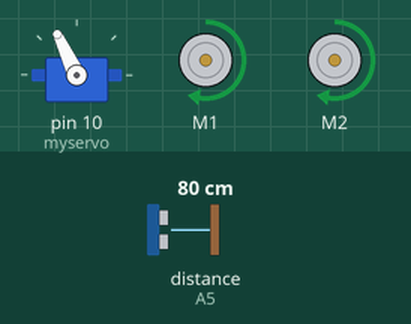
Simulated run of this sketch. Board: Arduino Uno, built with avr-gcc and run on an emulated ATmega328P. Shown: servo, 2 × DC motor (green arrow = forward, orange = backward, longer = faster). The inputs (shaded band) are chosen by the test bench; at power-on: distance to the obstacle (sensor on A5) 80 cm. The echo pulse lasts 58.3 µs per cm.

Above: at 3.9 s.
4.0 s: distance to the obstacle (sensor on A5) set to 18 cm
5.5 s: distance to the obstacle (sensor on A5) set to 14 cm
At 7.1 s:
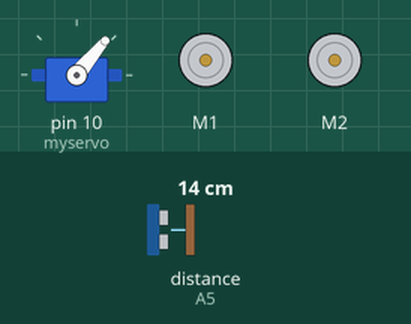
8.5 s: distance to the obstacle (sensor on A5) set to 35 cm
At 8.54 s:
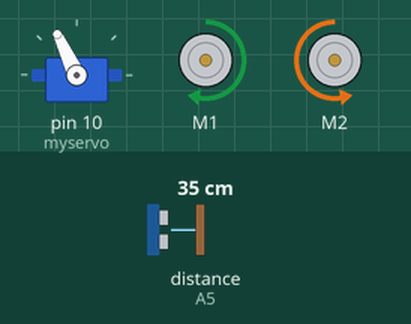
10.7 s: distance to the obstacle (sensor on A5) set to 2 cm
At 13.2 s:
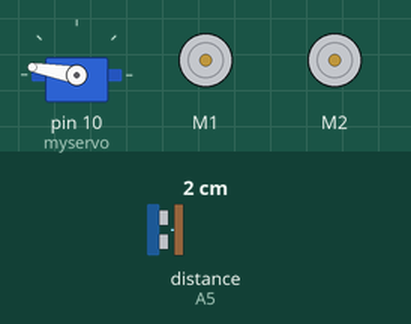
13.7 s: distance to the obstacle (sensor on A5) set to 60 cm
At 14.16 s:
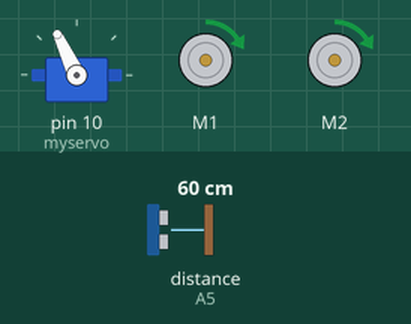
Timing chart, 0 to 16.7 s (numbered marks = the images above; inputs shaded):
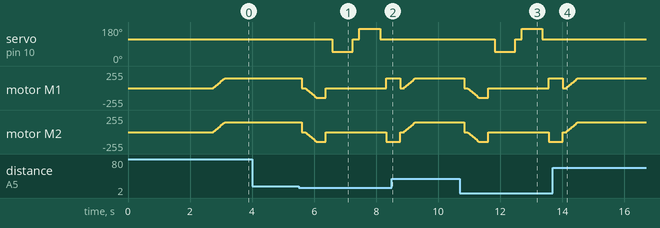

The sketch:

EchoFi_ObstacleAvoiding_Bot.ino
```cpp
//Obstacle Avoiding Bot By Md. Abu Naser Nayeem[Tanjib Isham]_MrEchoFi

#include <AFMotor.h>  // AFMotor Library https://learn.adafruit.com/adafruit-motor-shield/library-install
#include <NewPing.h>  // NewPing Library https://github.com/livetronic/Arduino-NewPing
#include <Servo.h>    // Servo Library https://github.com/arduino-libraries/Servo.git

#define TRIG_PIN A4
#define ECHO_PIN A5


#define MAX_DISTANCE 2000
#define MAX_SPEED 150
#define MAX_SPEED_OFFSET 20

NewPing sonar(TRIG_PIN, ECHO_PIN, MAX_DISTANCE);

AF_DCMotor motor1(1, MOTOR12_1KHZ);
AF_DCMotor motor2(2, MOTOR12_1KHZ);
Servo myservo;

boolean goesForward=false;
int distance = 100;
int speedSet = 0;

void setup() {

  myservo.attach(10);
  myservo.write(115);
  delay(2000);
  distance = readPing();
  delay(100);
  distance = readPing();
  delay(100);
  distance = readPing();
  delay(100);
  distance = readPing();
  delay(100);
}

void loop() {
int distanceR = 0;
int distanceL =  0;
delay(40);

if(distance<=15)
{
  moveStop();
  delay(100);
  moveBackward();
  delay(300);
  moveStop();
  delay(200);
  distanceR = lookRight();
  delay(200);
  distanceL = lookLeft();
  delay(200);

  if(distanceR>=distanceL)
  {
    turnRight();
    moveStop();
  }else
  {
    turnLeft();
    moveStop();
  }
}else
{
  moveForward();
}
distance = readPing();
}

int lookRight()
{
    myservo.write(50);
    delay(500);
    int distance = readPing();
    delay(100);
    myservo.write(115);
    return distance;
}

int lookLeft()
{
    myservo.write(170);
    delay(500);
    int distance = readPing();
    delay(100);
    myservo.write(115);
    return distance;
    delay(100);
}

int readPing() {
  delay(70);
  int cm = sonar.ping_cm();
  if(cm==0)
  {
    cm = 250;
  }
  return cm;
}

void moveStop() {
  motor1.run(RELEASE);
  motor2.run(RELEASE);
  }

void moveForward() {

if(!goesForward)
  {
    goesForward=true;
    motor1.run(FORWARD);
    motor2.run(FORWARD);
   for (speedSet = 0; speedSet < MAX_SPEED; speedSet +=2)
   {
    motor1.setSpeed(speedSet);
    motor2.setSpeed(speedSet);
    delay(5);
   }
  }
}

void moveBackward() {
    goesForward=false;
    motor1.run(BACKWARD);
    motor2.run(BACKWARD);
  for (speedSet = 0; speedSet < MAX_SPEED; speedSet +=2)
  {
    motor1.setSpeed(speedSet);
    motor2.setSpeed(speedSet);
    delay(5);
  }
}

void turnRight() {
  motor1.run(FORWARD);
  motor2.run(BACKWARD);
  delay(450);
  motor1.run(FORWARD);
  motor2.run(FORWARD);
}

void turnLeft() {
  motor1.run(BACKWARD);
  motor2.run(FORWARD);
  delay(450);
  motor1.run(FORWARD);
  motor2.run(FORWARD);

}
```

Measured:
- the behaviour switches between 16 and 15 cm on distance to the obstacle (sensor on A5) (found by bisection; images 0 and 1)
- after the input at 4.0 s, every drawn part: stays the same
- after the input at 5.5 s, servo on pin 10 (myservo): 115° → 50° after 1.1 s, → 115° 0.67 s later, → 170° 0.20 s later, → 115° 0.67 s later
- after the input at 8.5 s, servo on pin 10 (myservo): stays 115° (without the input it goes to 50° after 1.4 s)
- after the input at 10.7 s, servo on pin 10 (myservo): 115° → 50° after 1.1 s, → 115° 0.67 s later, → 170° 0.20 s later, → 115° 0.67 s later
- after the input at 13.7 s, servo on pin 10 (myservo): stays 115° (without the input it goes to 50° after 1.4 s)
